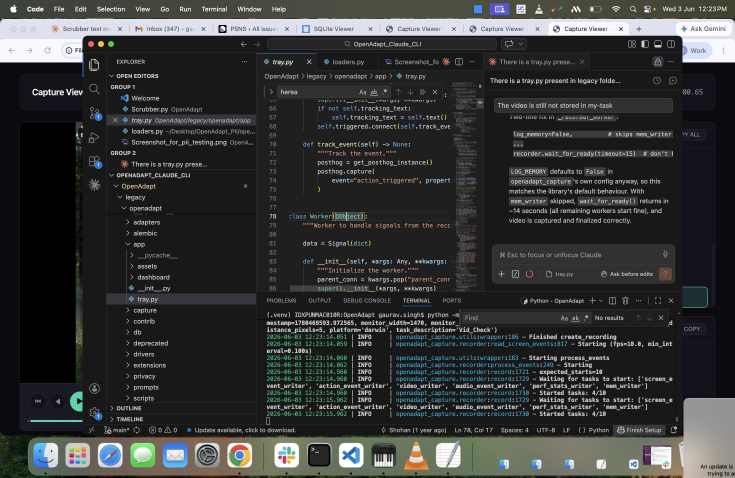
#> input picture Implementation_Of_100pxl_Method/capture_1_step_1.png, 1470 x 956 px (shown at 1/2 size)
$ python Crop.py
#> lines starting #> are read from the running program, lines starting #| are printed output that depends on the picture
from PIL import Image


def crop_around_pixel(image_path: str, x: int, y: int) -> Image.Image:
#> called with image_path = 'capture_1_step_1.png', x = 696, y = 432
    img = Image.open(image_path)
#> img is the input picture: PIL image 1470x956 RGB; mean R, G, B 53.2, 54.6, 54.2
    left = x - 75
    upper = y - 75
    right = x + 75
    lower = y + 75
    return img.crop((left, upper, right, lower))
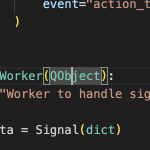
#> returned value: PIL image 150x150 RGB; mean R, G, B 41.6, 42, 40.6


if __name__ == "__main__":
    cropped = crop_around_pixel("capture_1_step_1.png", 696, 432)
    output_path = "cropped_696_432_original.png"
    cropped.save(output_path)

    cropped = cropped.resize((400, 400), Image.LANCZOS)
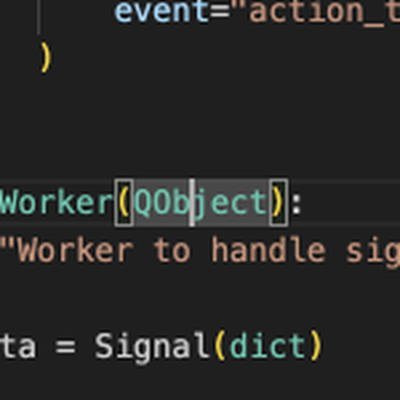
#> cropped: PIL image 400x400 RGB; mean R, G, B 41.6, 42, 40.6
    output_path = "cropped_696_432.png"
    cropped.save(output_path)
    print(f"Saved cropped image to {output_path}")
